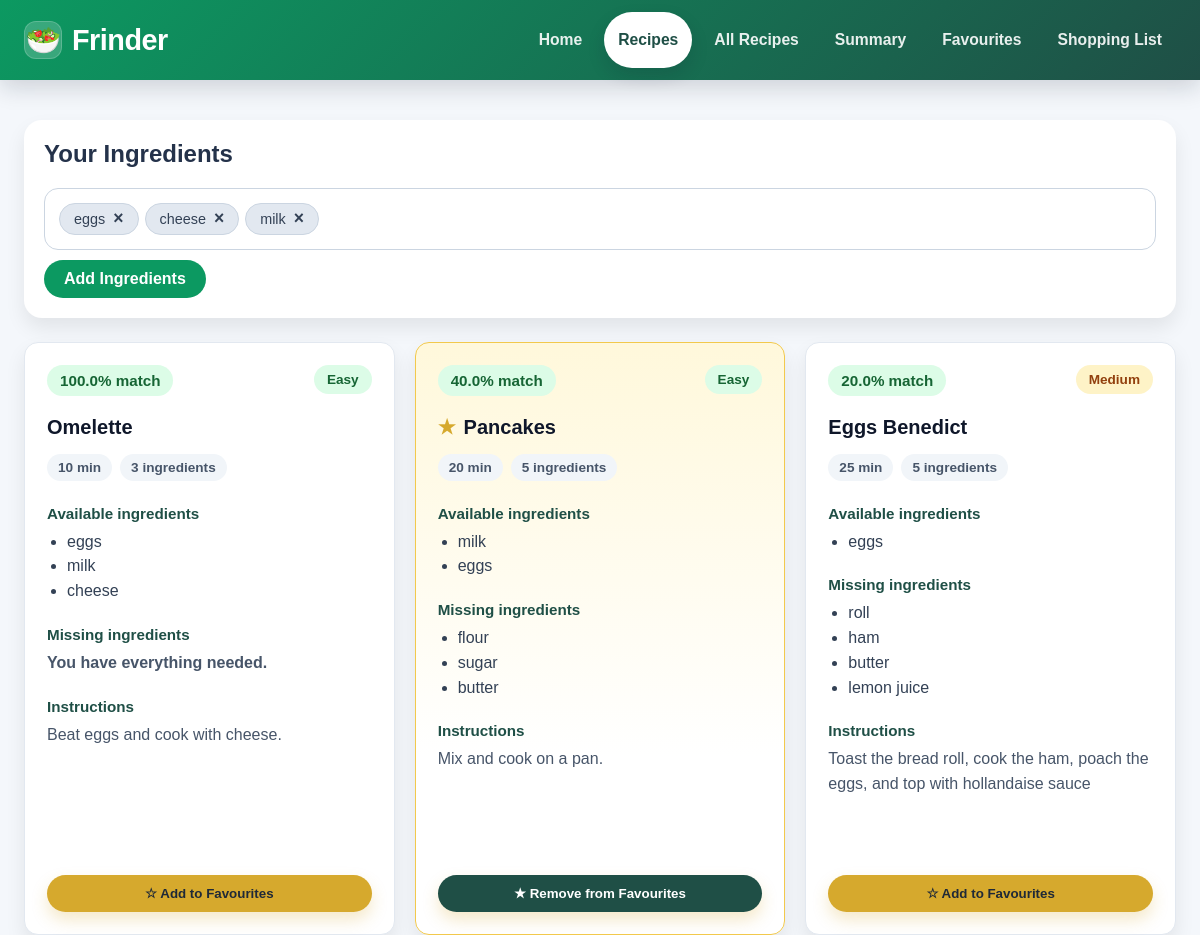
Page /recipes on the committed database.
### db_models.py (models this page shows)
class IngredientRow(Base):
    __tablename__ = "ingredients"
    id = Column(Integer, primary_key=True)
    name = Column(String, nullable=False, unique=True)
    recipe_links = relationship("RecipeIngredientRow", back_populates="ingredient")
    user_links = relationship("UserIngredientRow", back_populates="ingredient")
    shopping_links = relationship("ShoppingListRow", back_populates="ingredient")

class RecipeRow(Base):
    __tablename__ = "recipes"
    id = Column(Integer, primary_key=True)
    name = Column(String, nullable=False, unique=True)
    instructions = Column(String, nullable=False, default="")
    cooking_time = Column(Integer, nullable=False, default=0)
    difficulty = Column(String, nullable=False, default="Easy")
    recipe_ingredients = relationship(
        "RecipeIngredientRow",
        back_populates="recipe",
        cascade="all, delete-orphan",
        order_by="RecipeIngredientRow.position",
    )

### app.py (the view, shortened to what this page needs)
@app.route("/recipes", methods=["GET", "POST"])
def recipes():
    user_ingredients = read_user_ingredients()
    favourite_recipe_names = read_favourite_recipe_names()
    suggestions = []
    if user_ingredients:
        suggestions, favourite_recipe_names = get_recipe_suggestions(user_ingredients)
    return render_template(
        "recipes.html",
        user_ingredients=user_ingredients,
        suggestions=suggestions,
        favourite_recipe_names=favourite_recipe_names,
    )

### app.py (called while the page is built)
def add_favourite_status(recipes, favourite_recipe_names):
    favourite_name_set = set(favourite_recipe_names)
    return [
        recipe.__class__(
            **{
                **recipe.to_dict(),
                "is_favourite": recipe_key(recipe.name) in favourite_name_set,
            }
        )
        for recipe in recipes
    ]

def get_recipe_suggestions(user_ingredients):
    recipes_list = load_recipes()
    favourite_recipe_names = read_favourite_recipe_names()
    raw_suggestions = match_recipes(user_ingredients, recipes_list)
    save_match_history(user_ingredients, raw_suggestions)
    suggestions = add_favourite_status(
        raw_suggestions,
        favourite_recipe_names,
    )
    return suggestions, favourite_recipe_names

### charts.py (called while the page is built)
def recipe_difficulty(recipe):
    if isinstance(recipe, Recipe):
        return recipe.difficulty
    if isinstance(recipe, dict):
        return recipe.get("difficulty", "Unknown")
    return "Unknown"

### db.py (called while the page is built)
def _session():
    return _session_factory()()

def session():
    return _session()

### matching.py (called while the page is built)
def match_recipes(user_ingredients, recipes):
    user_set = set(user_ingredients)
    matches = []
    for recipe in recipes:
        if not isinstance(recipe, Recipe):
            recipe = Recipe.from_dict(recipe)
        recipe_ingredients = [clean_ingredient(i) for i in recipe.ingredients]
        available = [i for i in recipe_ingredients if i in user_set]
        missing = [i for i in recipe_ingredients if i not in user_set]
        score = round((len(available) / len(recipe_ingredients)) * 100, 2) if recipe_ingredients else 0
        matches.append(
            replace(
                recipe,
                ingredients=recipe_ingredients,
                available_ingredients=available,
                missing_ingredients=missing,
                match_score=score,
            )
        )
    return sorted(matches, key=lambda x: x.match_score, reverse=True)

### models.py (called while the page is built)
    def to_dict(self):
        return {
            "name": self.name,
            "ingredients": list(self.ingredients),
            "instructions": self.instructions,
            "cooking_time": self.cooking_time,
            "difficulty": self.difficulty,
            "available_ingredients": list(self.available_ingredients),
            "missing_ingredients": list(self.missing_ingredients),
            "match_score": self.match_score,
            "is_favourite": self.is_favourite,
        }

### storage.py (called while the page is built)
def read_user_ingredients():
    return _run_read(_read_user_ingredient_names)

### templates/recipes.html (shortened to what this page needs)
{% extends "base.html" %}
{% block content %}
<section class="selected-ingredients-box">
    <h2>Your Ingredients</h2>
    <div class="ingredients-edit-form-container">
        <div class="ingredients-tags-container">
            {% for item in user_ingredients %}
                <div class="ingredient-tag">
                    <span class="tag-text">{{ item }}</span>
                    <form action="{{ url_for('remove_ingredient') }}" method="POST">
                        <button type="submit" class="tag-delete-icon">×</button>
                    </form>
                </div>
            {% endfor %}
        </div>
        <a href="{{ url_for('index') }}" class="ingredients-edit-form__button">
            Add Ingredients
        </a>
    </div>
</section>
<section class="recipes-scroll">
  <div class="recipes-grid">
    {% for recipe in suggestions if recipe.match_score > 0 %}
      <article class="recipe-card {% if recipe.is_favourite %}recipe-card--favourite{% endif %}">
        <div class="recipe-card__header">
          <span class="recipe-card__match">{{ recipe.match_score }}% match</span>
          <span class="difficulty-badge difficulty-badge--{{ recipe.difficulty | lower }}">
            {{ recipe.difficulty }}
          </span>
        </div>
        <h3 class="recipe-card__title">
          {% if recipe.is_favourite %}
            <span class="recipe-card__star">★</span>
          {% endif %}
          {{ recipe.name }}
        </h3>
        <div class="recipe-card__info-row">
          <span>{{ recipe.cooking_time }} min</span>
          <span>{{ recipe.ingredients | length }} ingredients</span>
        </div>
        <div class="recipe-card__section">
          <h4>Available ingredients</h4>
          <ul class="recipe-card__list">
            {% for item in recipe.available_ingredients %}
              <li>{{ item }}</li>
            {% endfor %}
          </ul>
        </div>
        <div class="recipe-card__section">
          <h4>Missing ingredients</h4>
          {% if recipe.missing_ingredients %}
            <ul class="recipe-card__list">
              {% for item in recipe.missing_ingredients %}
                <li>{{ item }}</li>
              {% endfor %}
            </ul>
          {% else %}
            <p class="recipe-card__ready">You have everything needed.</p>
          {% endif %}
        </div>
        <div class="recipe-card__section recipe-card__instructions">
          <h4>Instructions</h4>
          <p>{{ recipe.instructions }}</p>
        </div>
        <div class="recipe-card__actions">
          {% if recipe.is_favourite %}
            <form method="post" action="{{ url_for('remove_from_favourites') }}">
              <button class="favourite-button favourite-button--active" type="submit">
                ★ Remove from Favourites
              </button>
            </form>
          {% else %}
            <form method="post" action="{{ url_for('add_to_favourites') }}">
              <button class="favourite-button" type="submit">
                ☆ Add to Favourites
              </button>
            </form>
          {% endif %}
        </div>
      </article>
    {% else %}
      <p class="recipes-empty-message">
        No matching recipes yet. Add more ingredients and try again.
      </p>
    {% endfor %}
  </div>
</section>
{% endblock %}

### templates/base.html (shortened to what this page needs)
<!DOCTYPE html>
<html lang="en">
<head>
    <link rel="stylesheet" href="{{ url_for('static', filename='style.css') }}">
</head>
<body>
    <nav class="navbar">
        <div class="nav-container">
            <a class="nav-brand" href="{{ url_for('index') }}" aria-label="Frinder home">
                <span class="nav-brand__icon">🥗</span>
                <span>Frinder</span>
            </a>
            <ul class="nav-links">
                <li>
                    <a class="{{ 'active' if request.endpoint == 'index' else '' }}"
                       href="{{ url_for('index') }}">
                        Home
                    </a>
                </li>
                <li>
                    <a class="{{ 'active' if request.endpoint == 'recipes' else '' }}"
                       href="{{ url_for('recipes') }}">
                        Recipes
                    </a>
                </li>
                <li>
                    <a class="{{ 'active' if request.endpoint == 'all_recipes' else '' }}"
                       href="{{ url_for('all_recipes') }}">
                        All Recipes
                    </a>
                </li>
                <li>
                    <a class="{{ 'active' if request.endpoint == 'summary' else '' }}"
                       href="{{ url_for('summary') }}">
                        Summary
                    </a>
                </li>
                <li>
                    <a class="{{ 'active' if request.endpoint == 'favourites' else '' }}"
                       href="{{ url_for('favourites') }}">
                        Favourites
                    </a>
                </li>
                <li>
                    <a class="{{ 'active' if request.endpoint == 'shopping_list' else '' }}"
                       href="{{ url_for('shopping_list') }}">
                        Shopping List
                    </a>
                </li>
            </ul>
        </div>
    </nav>
    <main class="container">
        {% block content %}{% endblock %}
    </main>
</body>
</html>

### rows in the picture
IngredientRow: name "eggs"
IngredientRow: name "cheese"
IngredientRow: name "milk"
RecipeRow: match_score "100.0", difficulty "Easy", name "Omelette", cooking_time "10", ingredients|length "3", available_ingredients "eggs" "milk" "cheese", shows "You have everything needed.", instructions "Beat eggs and cook with cheese."
RecipeRow: match_score "40.0", difficulty "Easy", name "Pancakes", cooking_time "20", ingredients|length "5", available_ingredients "milk" "eggs", instructions "Mix and cook on a pan."
IngredientRow: name "flour"
IngredientRow: name "sugar"
IngredientRow: name "butter"
RecipeRow: match_score "20.0", difficulty "Medium", name "Eggs Benedict", cooking_time "25", ingredients|length "5", available_ingredients "eggs", instructions "Toast the bread roll, cook the ham, poach the eggs, and top with hollandaise sauce"
IngredientRow: name "roll"
IngredientRow: name "ham"
IngredientRow: name "lemon juice"
